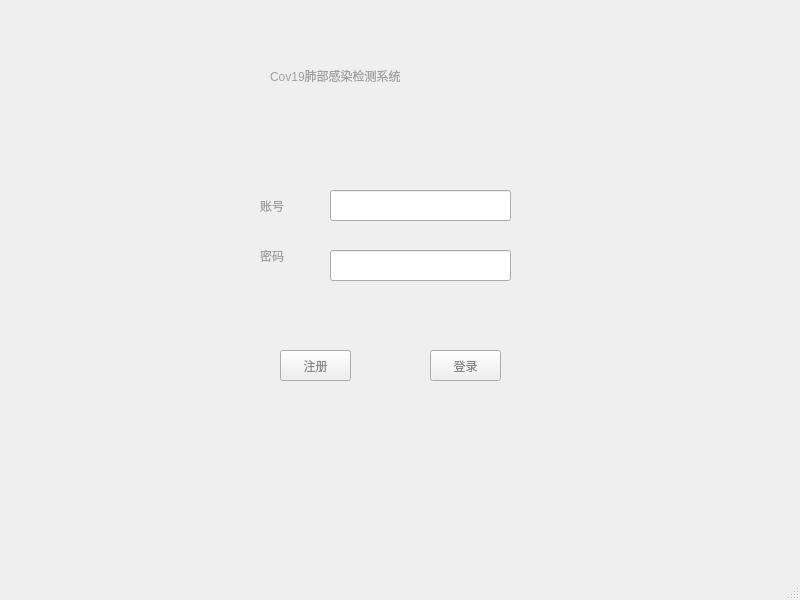
<?xml version="1.0" encoding="UTF-8"?>
<ui version="4.0">
 <class>MainWindow</class>
 <widget class="QMainWindow" name="MainWindow">
  <property name="geometry">
   <rect>
    <x>0</x>
    <y>0</y>
    <width>800</width>
    <height>600</height>
   </rect>
  </property>
  <property name="minimumSize">
   <size>
    <width>800</width>
    <height>600</height>
   </size>
  </property>
  <property name="maximumSize">
   <size>
    <width>800</width>
    <height>600</height>
   </size>
  </property>
  <property name="windowTitle">
   <string>MainWindow</string>
  </property>
  <widget class="QWidget" name="centralwidget">
   <widget class="QLabel" name="label_5">
    <property name="geometry">
     <rect>
      <x>270</x>
      <y>50</y>
      <width>311</width>
      <height>51</height>
     </rect>
    </property>
    <property name="palette">
     <palette>
      <active>
       <colorrole role="WindowText">
        <brush brushstyle="SolidPattern">
         <color alpha="255">
          <red>160</red>
          <green>160</green>
          <blue>160</blue>
         </color>
        </brush>
       </colorrole>
      </active>
      <inactive>
       <colorrole role="WindowText">
        <brush brushstyle="SolidPattern">
         <color alpha="255">
          <red>160</red>
          <green>160</green>
          <blue>160</blue>
         </color>
        </brush>
       </colorrole>
      </inactive>
      <disabled>
       <colorrole role="WindowText">
        <brush brushstyle="SolidPattern">
         <color alpha="255">
          <red>120</red>
          <green>120</green>
          <blue>120</blue>
         </color>
        </brush>
       </colorrole>
      </disabled>
     </palette>
    </property>
    <property name="styleSheet">
     <string notr="true">font: 25 16pt &quot;Raleway ExtraLight&quot;;</string>
    </property>
    <property name="text">
     <string>Cov19肺部感染检测系统</string>
    </property>
   </widget>
   <widget class="QLabel" name="label_7">
    <property name="geometry">
     <rect>
      <x>260</x>
      <y>190</y>
      <width>41</width>
      <height>31</height>
     </rect>
    </property>
    <property name="palette">
     <palette>
      <active>
       <colorrole role="WindowText">
        <brush brushstyle="SolidPattern">
         <color alpha="255">
          <red>160</red>
          <green>160</green>
          <blue>160</blue>
         </color>
        </brush>
       </colorrole>
      </active>
      <inactive>
       <colorrole role="WindowText">
        <brush brushstyle="SolidPattern">
         <color alpha="255">
          <red>160</red>
          <green>160</green>
          <blue>160</blue>
         </color>
        </brush>
       </colorrole>
      </inactive>
      <disabled>
       <colorrole role="WindowText">
        <brush brushstyle="SolidPattern">
         <color alpha="255">
          <red>120</red>
          <green>120</green>
          <blue>120</blue>
         </color>
        </brush>
       </colorrole>
      </disabled>
     </palette>
    </property>
    <property name="styleSheet">
     <string notr="true">font: 25 12pt &quot;Raleway ExtraLight&quot;;</string>
    </property>
    <property name="text">
     <string>账号</string>
    </property>
   </widget>
   <widget class="QLabel" name="label_8">
    <property name="geometry">
     <rect>
      <x>260</x>
      <y>240</y>
      <width>51</width>
      <height>31</height>
     </rect>
    </property>
    <property name="palette">
     <palette>
      <active>
       <colorrole role="WindowText">
        <brush brushstyle="SolidPattern">
         <color alpha="255">
          <red>160</red>
          <green>160</green>
          <blue>160</blue>
         </color>
        </brush>
       </colorrole>
      </active>
      <inactive>
       <colorrole role="WindowText">
        <brush brushstyle="SolidPattern">
         <color alpha="255">
          <red>160</red>
          <green>160</green>
          <blue>160</blue>
         </color>
        </brush>
       </colorrole>
      </inactive>
      <disabled>
       <colorrole role="WindowText">
        <brush brushstyle="SolidPattern">
         <color alpha="255">
          <red>120</red>
          <green>120</green>
          <blue>120</blue>
         </color>
        </brush>
       </colorrole>
      </disabled>
     </palette>
    </property>
    <property name="styleSheet">
     <string notr="true">font: 25 12pt &quot;Raleway ExtraLight&quot;;</string>
    </property>
    <property name="text">
     <string>密码</string>
    </property>
   </widget>
   <widget class="QLineEdit" name="lineEdit">
    <property name="geometry">
     <rect>
      <x>330</x>
      <y>190</y>
      <width>181</width>
      <height>31</height>
     </rect>
    </property>
   </widget>
   <widget class="QLineEdit" name="lineEdit_2">
    <property name="geometry">
     <rect>
      <x>330</x>
      <y>250</y>
      <width>181</width>
      <height>31</height>
     </rect>
    </property>
   </widget>
   <widget class="QPushButton" name="pushButton_3">
    <property name="geometry">
     <rect>
      <x>280</x>
      <y>350</y>
      <width>71</width>
      <height>31</height>
     </rect>
    </property>
    <property name="palette">
     <palette>
      <active>
       <colorrole role="WindowText">
        <brush brushstyle="SolidPattern">
         <color alpha="255">
          <red>136</red>
          <green>136</green>
          <blue>136</blue>
         </color>
        </brush>
       </colorrole>
       <colorrole role="ButtonText">
        <brush brushstyle="SolidPattern">
         <color alpha="255">
          <red>136</red>
          <green>136</green>
          <blue>136</blue>
         </color>
        </brush>
       </colorrole>
      </active>
      <inactive>
       <colorrole role="WindowText">
        <brush brushstyle="SolidPattern">
         <color alpha="255">
          <red>136</red>
          <green>136</green>
          <blue>136</blue>
         </color>
        </brush>
       </colorrole>
       <colorrole role="ButtonText">
        <brush brushstyle="SolidPattern">
         <color alpha="255">
          <red>136</red>
          <green>136</green>
          <blue>136</blue>
         </color>
        </brush>
       </colorrole>
      </inactive>
      <disabled>
       <colorrole role="WindowText">
        <brush brushstyle="SolidPattern">
         <color alpha="255">
          <red>120</red>
          <green>120</green>
          <blue>120</blue>
         </color>
        </brush>
       </colorrole>
       <colorrole role="ButtonText">
        <brush brushstyle="SolidPattern">
         <color alpha="255">
          <red>120</red>
          <green>120</green>
          <blue>120</blue>
         </color>
        </brush>
       </colorrole>
      </disabled>
     </palette>
    </property>
    <property name="styleSheet">
     <string notr="true">font: 25 14pt &quot;Raleway ExtraLight&quot;;</string>
    </property>
    <property name="text">
     <string>注册</string>
    </property>
   </widget>
   <widget class="QPushButton" name="pushButton_4">
    <property name="geometry">
     <rect>
      <x>430</x>
      <y>350</y>
      <width>71</width>
      <height>31</height>
     </rect>
    </property>
    <property name="palette">
     <palette>
      <active>
       <colorrole role="WindowText">
        <brush brushstyle="SolidPattern">
         <color alpha="255">
          <red>136</red>
          <green>136</green>
          <blue>136</blue>
         </color>
        </brush>
       </colorrole>
       <colorrole role="ButtonText">
        <brush brushstyle="SolidPattern">
         <color alpha="255">
          <red>136</red>
          <green>136</green>
          <blue>136</blue>
         </color>
        </brush>
       </colorrole>
      </active>
      <inactive>
       <colorrole role="WindowText">
        <brush brushstyle="SolidPattern">
         <color alpha="255">
          <red>136</red>
          <green>136</green>
          <blue>136</blue>
         </color>
        </brush>
       </colorrole>
       <colorrole role="ButtonText">
        <brush brushstyle="SolidPattern">
         <color alpha="255">
          <red>136</red>
          <green>136</green>
          <blue>136</blue>
         </color>
        </brush>
       </colorrole>
      </inactive>
      <disabled>
       <colorrole role="WindowText">
        <brush brushstyle="SolidPattern">
         <color alpha="255">
          <red>120</red>
          <green>120</green>
          <blue>120</blue>
         </color>
        </brush>
       </colorrole>
       <colorrole role="ButtonText">
        <brush brushstyle="SolidPattern">
         <color alpha="255">
          <red>120</red>
          <green>120</green>
          <blue>120</blue>
         </color>
        </brush>
       </colorrole>
      </disabled>
     </palette>
    </property>
    <property name="styleSheet">
     <string notr="true">font: 25 14pt &quot;Raleway ExtraLight&quot;;</string>
    </property>
    <property name="text">
     <string>登录</string>
    </property>
   </widget>
  </widget>
  <widget class="QStatusBar" name="statusbar"/>
 </widget>
 <resources/>
 <connections/>
</ui>
